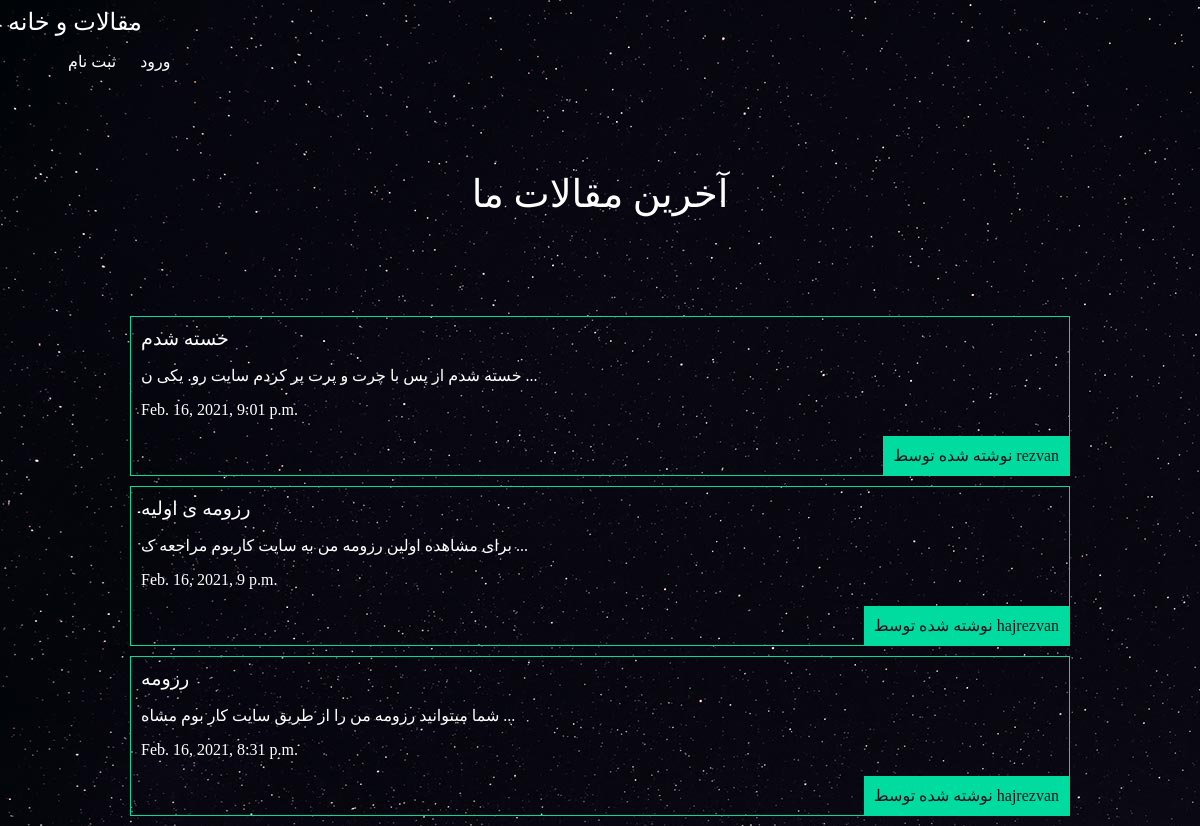
The app's page /articles/ with its own data.
### articles/models.py (models this page shows, shortened)
class Articles(models.Model):
    title = models.CharField(max_length=100)
    slug = models.SlugField()
    body = models.TextField()
    date = models.DateTimeField(auto_now=True)
    author = models.ForeignKey(User, default=None, on_delete=models.CASCADE)
    image = models.ImageField(default='default.jpg', blank=True)
    def snippet(self):
        return self.body[:50] + ' ...'

### articles/views.py (the view)
# urls.py: path('', views.home, name="list"),
def home(request):
    articles = models.Articles.objects.all().order_by('-date')
    args = {'articles': articles}
    return render(request, 'articles/articles_list.html', args)

### articles/templates/articles/articles_list.html (shortened to what this page needs)
{% extends 'base.html' %}
{% block content %}
    <h1>آخرین مقالات ما</h1>
    {% for article_item in articles %}
        <div class="article">
            <h2>
                <a href="{% url 'articles:detail' slug=article_item.slug %}">
                    {{ article_item.title }}
                </a>
            </h2>
            <p class="snippet">
                {{ article_item.snippet }}
            </p>
            <p class="author">
                نوشته شده توسط {{ article_item.author }}
            </p>
            <p class="date">
                {{ article_item.date }}
            </p>
        </div>
    {% endfor %}
{% endblock %}

### templates/base.html (shortened to what this page needs)
{% load static %}
<!DOCTYPE html>
<html lang="en">
<head>
    <link rel="stylesheet" href="{% static 'style.css' %}">
</head>
<body>
<h2>
    <a href="{% url 'articles:list' %}">
        مقالات
    </a>
    و
    <a href="http://127.0.0.1:8000/">
        خانه
    </a>
</h2>
<nav>
    <ul>
        {% if user.is_authenticated %}
            <li>
                <form class="logout-link" action="{% url 'accounts:logout' %}" method="post">
                    {% csrf_token %}
                    <button type="submit">
                        خروج
                    </button>
                </form>
            </li>
            <li>
                <a href="{% url 'articles:create' %}">
                    افزودن مقاله جدید
                </a>
            </li>
        {% else %}
            <li>
                <a href="{% url 'accounts:signup' %}">
                    ثبت نام
                </a>
            </li>
            <li>
                <a href="{% url 'accounts:login' %}">
                    ورود
                </a>
            </li>
        {% endif %}
    </ul>
</nav>
<div class=" wrapper">
    {% block content %}{% endblock %}
</div>
</body>
</html>

### assets/style.css (style rules this page uses)
body { background-color: #0f121f; background-image: url(stars.jpg); background-repeat-y: no-repeat; background-attachment: fixed; color: #fff; }
body * { font-family: "B Koodak"; }
h1, h2, h3, h4, h5 { font-weight: normal; margin: 0; }
a, a:hover, a:visited { color: #fff; text-decoration: none; }
.wrapper { max-width: 960px; margin: 0 auto; }
div.wrapper h1 { text-align: center; margin: 100px auto; font-size: 2.4em; }
nav li { display: inline-block; margin-left: 20px; }
.article { margin: 10px; border: 1px solid #00dba0; position: relative; padding: 10px 10px 40px; }
.article h2 { font-size: 1.2em; }
.article .author { padding: 10px; background-color: #00dba0; position: absolute; right: 0; bottom: 0; margin: 0; color: #0f121f; }

### records on screen
Articles: title "خسته شدم", snippet "خسته شدم از پس با چرت و پرت پر کردم سایت رو. یکی ن ...", author "rezvan", date "Feb. 16, 2021, 9:01 p.m."
Articles: title "رزومه ی اولیه", snippet "برای مشاهده اولین رزومه من به سایت کاربوم مراجعه ک ...", author "hajrezvan", date "Feb. 16, 2021, 9 p.m."
Articles: title "رزومه", snippet "شما میتوانید رزومه من را از طریق سایت کار بوم مشاه ...", author "hajrezvan", date "Feb. 16, 2021, 8:31 p.m."
